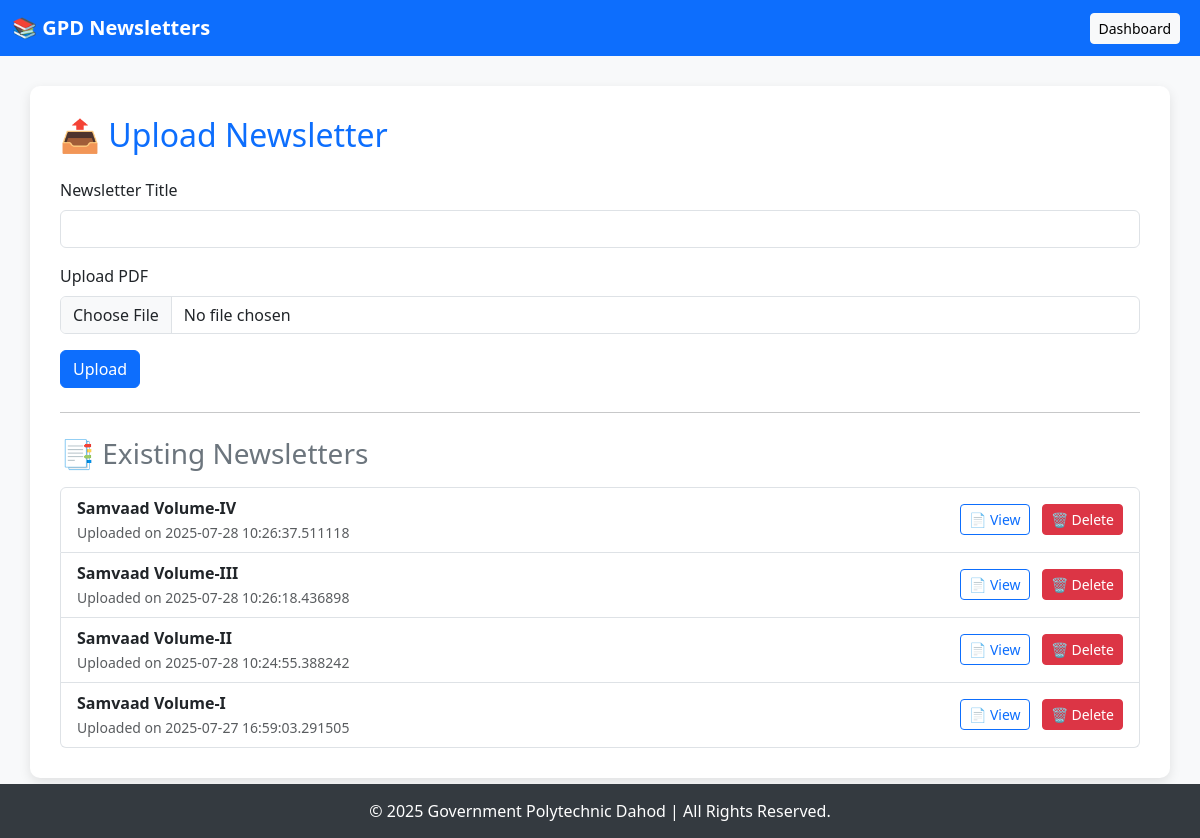
Screenshot of /upload_newsletter with the database file from the repository.
### tables this page shows
CREATE TABLE newsletters (
  id INTEGER PRIMARY KEY AUTOINCREMENT,
  title TEXT NOT NULL,
  file TEXT NOT NULL,
  uploaded_on DATE DEFAULT CURRENT_DATE
);

### app.py (the view, shortened to what this page needs)
@app.route('/upload_newsletter', methods=['GET', 'POST'])
def upload_newsletter():
    db_path = os.path.join(app.instance_path, 'gpd_site.db')
    upload_folder = os.path.join(app.static_folder, 'uploads/Newsletters')
    conn = sqlite3.connect(os.path.join(app.instance_path, 'gpd_site.db'))
    conn.row_factory = sqlite3.Row
    cursor = conn.cursor()
    cursor.execute("SELECT id, title, file, uploaded_on FROM newsletters ORDER BY uploaded_on DESC")
    rows = cursor.fetchall()
    newsletters = [dict(row) for row in rows]
    conn.close()
    return render_template('upload_newsletter.html', newsletters=newsletters)

### templates/upload_newsletter.html (shortened to what this page needs)
<!DOCTYPE html>
<html lang="en">
<head>
  <link href="https://cdn.jsdelivr.net/npm/bootstrap@5.3.3/dist/css/bootstrap.min.css" rel="stylesheet">
</head>
<body>
<nav class="navbar navbar-expand-lg navbar-dark bg-primary">
  <div class="container-fluid">
    <a class="navbar-brand" href="#">📚 GPD Newsletters</a>
    <div class="collapse navbar-collapse">
            <ul class="navbar-nav ms-auto">
                <li class="nav-item">
                    <a href="/dashboard" class="btn btn-light btn-sm me-2">
                         Dashboard
                    </a>
                </li>
            </ul>
    </div>
  </div>
</nav>
<div class="container newsletter-container">
  <h2 class="mb-4 text-primary">📤 Upload Newsletter</h2>
  <form method="POST" enctype="multipart/form-data" action="{{ url_for('upload_newsletter') }}">
    <div class="mb-3">
      <label for="title" class="form-label">Newsletter Title</label>
      <input type="text" class="form-control" id="title" name="title" required>
    </div>
    <div class="mb-3">
      <label for="file" class="form-label">Upload PDF</label>
      <input type="file" class="form-control" name="file" accept="application/pdf" required>
    </div>
    <button type="submit" class="btn btn-primary">Upload</button>
  </form>
  <hr class="my-4">
  <h3 class="text-secondary">📑 Existing Newsletters</h3>
  {% if newsletters %}
  <div class="scroll-box mt-3">
    <ul class="list-group">
      {% for newsletter in newsletters %}
      <li class="list-group-item d-flex justify-content-between align-items-center">
        <div>
          <strong>{{ newsletter.title }}</strong><br>
          <small class="text-muted">Uploaded on {{ newsletter.uploaded_on }}</small>
        </div>
        <div>
          <a href="{{ url_for('static', filename='uploads/Newsletters/' ~ newsletter.file) }}" target="_blank" class="btn btn-sm btn-outline-primary me-2">📄 View</a>
          <form action="{{ url_for('delete_newsletter', newsletter_id=newsletter.id) }}" method="POST" style="display: inline;">
            <button type="submit" class="btn btn-sm btn-danger" onclick="return confirm('Are you sure you want to delete this newsletter?')">🗑️ Delete</button>
          </form>
        </div>
      </li>
      {% endfor %}
    </ul>
  </div>
  {% else %}
  <p class="text-muted mt-3">No newsletters uploaded yet.</p>
  {% endif %}
</div>
<footer>
  <div class="container">
    &copy; 2025 Government Polytechnic Dahod | All Rights Reserved.
  </div>
</footer>
</body>
</html>

### templates/upload_newsletter.html (style rules this page uses)
body { background-color: #f8f9fa; }
.navbar-brand { font-weight: bold; color: #fff !important; }
.newsletter-container { background-color: #ffffff; padding: 30px; border-radius: 10px; box-shadow: 0 4px 12px rgba(0, 0, 0, 0.1); margin-top: 30px; margin-bottom: 60px; }
footer { background-color: #343a40; color: #ffffff; padding: 15px 0; position: fixed; bottom: 0; width: 100%; text-align: center; }
.list-group-item { border: 1px solid #dee2e6; }
.scroll-box { max-height: 300px; overflow-y: auto; }

### rows the page displays
newsletters: title "Samvaad Volume-IV", uploaded_on "2025-07-28 10:26:37.511118"
newsletters: title "Samvaad Volume-III", uploaded_on "2025-07-28 10:26:18.436898"
newsletters: title "Samvaad Volume-II", uploaded_on "2025-07-28 10:24:55.388242"
newsletters: title "Samvaad Volume-I", uploaded_on "2025-07-27 16:59:03.291505"
